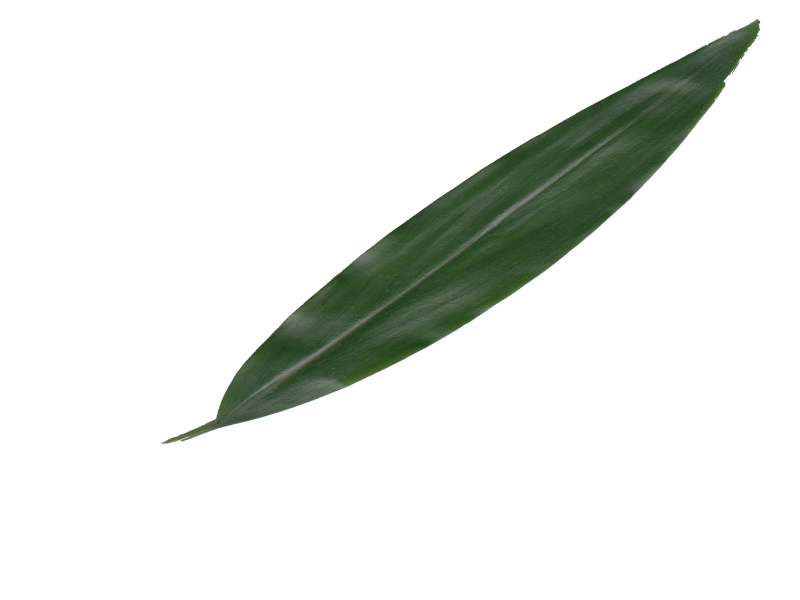
%> input picture Dataset/training/a (1).jpg, 1600 x 1200 px (shown at 1/2 size); its folder holds only this picture in this run
$ octave training.m   (GNU Octave 9; MATLAB toolbox functions it lacks are replaced by stand-ins)
%> lines starting %> are read from the running program, lines starting %| are printed output that depends on the picture; in (x1, y1, x2, y2) boxes, pixels count from 0 and x2, y2 are one past the last pixel; in counts of white or black regions, pixels touching at a corner belong together; the program's own positions count from 1
clear all;
clc;
close all;
m = 1;
srcFiles = dir('E:\Fourth\Project\training\*.jpg'); % the folder in which ur images exists
files = srcFiles;
for i = 1 : length(srcFiles)
    filename = strcat('E:\Fourth\Project\training\',srcFiles(i).name);
    rgb = imread(filename);
%> rgb is the input picture: size 1200x1600x3 uint8; mean R, G, B 231.1, 234, 230.5
    rgb=imresize(rgb,[255 255]);
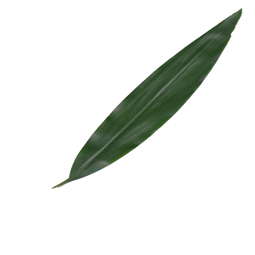
%> rgb: size 255x255x3 uint8; mean R, G, B 231.1, 233.9, 230.5
    I = rgb2hsv(rgb);
%> I: size 255x255x3 double; mean H, S, V 0.0392, 0.043, 0.917
    gray = rgb2gray(rgb);
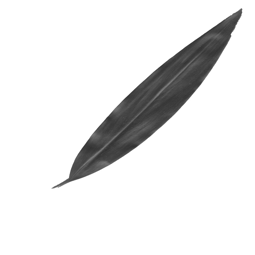
%> gray: size 255x255 uint8; min 49, max 255, mean 232.7
nn = rgb;
H = I(:, :, 1);             % hue channel.
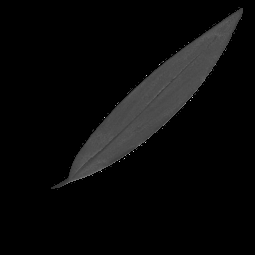
%> H: size 255x255 double; min 0, max 0.833, mean 0.0392
%figure,imshow(R);
S = I(:, :, 2);             % sat channel
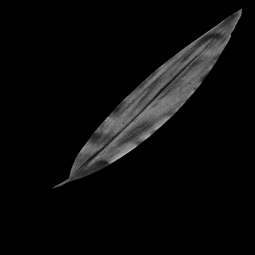
%> S: size 255x255 double; min 0, max 0.724, mean 0.043
%figure,imshow(G);
V = I(:, :, 3);             % value channel
%figure,imshow(B);
mn = rgb2gray(nn);
% mn = rgb2ycbr(n);
[T,GM] = graythresh(S);
%> T = 0.184; GM = 0.925
bw_img = im2bw(S,T);
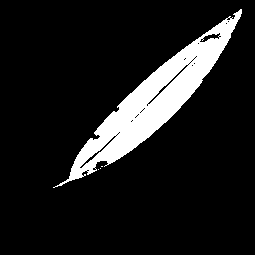
%> bw_img: size 255x255 logical; 11.3% white; 4 white regions (3 under 20 px), largest, box (x1, y1, x2, y2) and area: (53, 9, 242, 188) 7342
bw_img = im2bw(S,T);
se = strel('diamond',2);
bw_img = imdilate(bw_img,se);
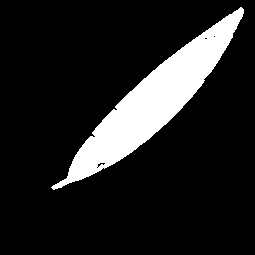
%> bw_img: size 255x255 logical; 13.3% white; 1 white region
seg_image = bw_img;
seg_im =  double(mn) .* double(seg_image);;
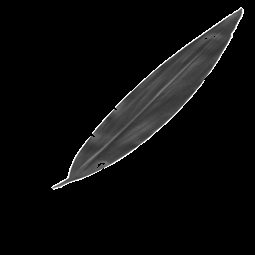
%> seg_im: size 255x255 double; min 0, max 255, mean 11.6
 figure, imshow(S);
 %figure, imshow(seg_im);


%%
%Feature Extraction Based on Shape Measurements

seg_data1 = regionprops(bw_img, 'all');
%> seg_data1 = 1 region; box (x1, y1, x2, y2), Area, Centroid, MajorAxisLength, MinorAxisLength and Eccentricity: (51, 7, 244, 190) 8620 [153.7 102.1] 238.4 46.78 0.981
     imarea = seg_data1.Area;
%> imarea = 8620
     imMinorAxisLength = seg_data1.MinorAxisLength;
%> imMinorAxisLength = 46.78
     imMajorAxisLength = seg_data1.MajorAxisLength;
%> imMajorAxisLength = 238.4
     imPerimeter = seg_data1.Perimeter;
%> imPerimeter = 556.2
    trainingmatrix(i,1) = imarea;
    trainingmatrix(i,2) = imMinorAxisLength;
    trainingmatrix(i,3) = imMajorAxisLength;
    trainingmatrix(i,4) = imPerimeter;
%     switch  imgFiles(i,1).name(1)
%          case 'a'
%             traininggroups(i,1) = {'Alpinia Galanga (Rasna)'};
%             trainingmatrixfilename(i,1) = { imgFiles(i,1).name };
%
%         case 'b'
%             traininggroups(i,1) = {'Amaranthus Viridis (Arive-Dantu)'};
%             trainingmatrixfilename(i,1) = { imgFiles(i,1).name };
%
% % 	    case 'c'
% %             traininggroups(i,1) = {'Artocarpus Heterophyllus (Jackfruit)'};
% %             trainingmatrixfilename(i,1) = { imgFiles(i,1).name };
% %
% % 	    case 'd'
% %             traininggroups(i,1) = {'Azadirachta Indica (Neem)'};
% %             trainingmatrixfilename(i,1) = { imgFiles(i,1).name };
% %
% %         case 'e'
% %             traininggroups(i,1) = {'Basella Alba (Basale))'};
% %             trainingmatrixfilename(i,1) = { imgFiles(i,1).name };
%
% % 	   case 'f'
% %             traininggroups(i,1) = {'Brassica Juncea (Indian Mustard)'};
% %             trainingmatrixfilename(i,1) = { imgFiles(i,1).name };
% %
% %        case 'g'
% %             traininggroups(i,1) = {'Carissa Carandas (Karanda)'};
% %             trainingmatrixfilename(i,1) = {imgFiles(i,1).name };
% %
% %        case 'h'
% %             traininggroups(i,1) = {'Citrus Limon (Lemon)'};
% %             trainingmatrixfilename(i,1) = { imgFiles(i,1).name };
% %
% %        case 'i'
% %             traininggroups(i,1) = {'Ficus Religiosa (Peepal Tree)'};
% %             trainingmatrixfilename(i,1) = { imgFiles(i,1).name };
% %
% %        case 'j'
% %             traininggroups(i,1) = {'Hibiscus Rosa-sinensis'};
% %             trainingmatrixfilename(i,1) = { imgFiles(i,1).name };
% %
% %        case 'k'
% %             traininggroups(i,1) = {'Jasminum (Jasmine)'};
% %             trainingmatrixfilename(i,1) = { imgFiles(i,1).name };
% %
% %        case 'l'
% %             traininggroups(i,1) = {'Mangifera Indica (Mango)'};
% %             trainingmatrixfilename(i,1) = { imgFiles(i,1).name };
% %
% %        case 'm'
% %             traininggroups(i,1) = {'Mentha (Mint)'};
% %             trainingmatrixfilename(i,1) = { imgFiles(i,1).name };
% %
% %       case 'n'
% %             traininggroups(i,1) = {'Moringa Oleifera (Drumstick)'};
% %             trainingmatrixfilename(i,1) = { imgFiles(i,1).name };
% %
% %       case 'o'
% %             traininggroups(i,1) = {'Murraya Koenigii (Curry)'};
% %             trainingmatrixfilename(i,1) = { imgFiles(i,1).name };
% %
% %       case 'p'
% %             traininggroups(i,1) = {'Nerium Oleander (Oleander)'};
% %             trainingmatrixfilename(i,1) = { imgFiles(i,1).name };
% %
% %       case 'q'
% %             traininggroups(i,1) = {'Nyctanthes Arbor-tristis (Parijata)'};
% %             trainingmatrixfilename(i,1) = { imgFiles(i,1).name };
% %
% %       case 'r'
% %             traininggroups(i,1) = {'Ocimum Tenuiflorum (Tulsi)'};
% %             trainingmatrixfilename(i,1) = { imgFiles(i,1).name };
% %
% %       case 's'
% %             traininggroups(i,1) = {'Piper Betle (Betel)'};
% %             trainingmatrixfilename(i,1) = { imgFiles(i,1).name };
% %
% %       case 't'
% %             traininggroups(i,1) = {'Trigonella Foenum-graecum (Fenugreek)'};
% %             trainingmatrixfilename(i,1) = { imgFiles(i,1).name };
% %
%         otherwise
%            traininggroups(i,1) = {'other value'};
%             disp('other value');

    switch files(i).name(1)
        case 'H'
            traininggroups(i,1) = {'Health'};
            trainingmatrixfilename(i,1) = { srcFiles(i,1).name };
        case 'D'
            traininggroups(i,1) = {'Diseased'};
            trainingmatrixfilename(i,1) = { srcFiles(i,1).name };
        otherwise
           traininggroups(i,1) = {'other value'};
            disp('other value');
    end

end

$ run again, on Dataset/training/b (1).jpg
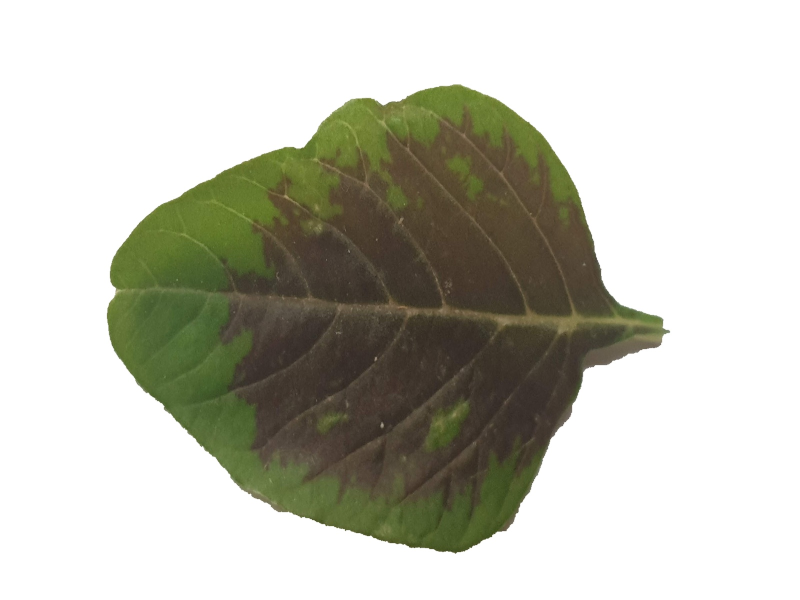
%> input picture Dataset/training/b (1).jpg, 1600 x 1200 px (shown at 1/2 size)
%> rgb is the input picture: size 1200x1600x3 uint8; mean R, G, B 194.4, 194.3, 183.2
%> rgb: size 255x255x3 uint8
%> I: size 255x255x3 double; mean H, S, V 0.0514, 0.143, 0.771
%> T = 0.2; GM = 0.891
%> `bw_img = im2bw(S,T);`:
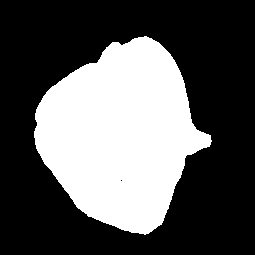
%> bw_img: size 255x255 logical; 35% white; 1 white region, box (x1, y1, x2, y2) and area: (34, 36, 212, 235) 22735
%> `seg_im =  double(mn) .* double(seg_image);;`:
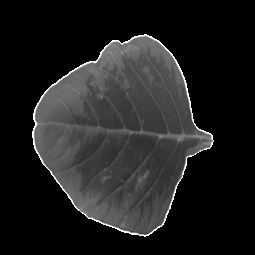
%> seg_im: size 255x255 double; min 0, max 255, mean 31.4
%> seg_data1 = 1 region; box (x1, y1, x2, y2), Area, Centroid, MajorAxisLength, MinorAxisLength and Eccentricity: (32, 34, 214, 237) 23791 [121 135.2] 191.1 162.3 0.528
%> imarea = 23791
%> imMinorAxisLength = 162.3
%> imMajorAxisLength = 191.1
%> imPerimeter = 594.3

$ run again, on Dataset/training/b (2).jpg
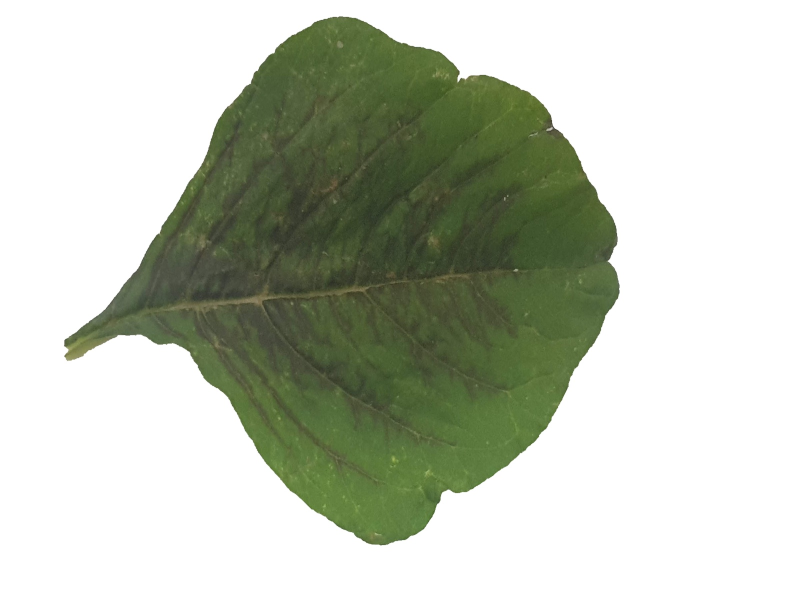
%> input picture Dataset/training/b (2).jpg, 1600 x 1200 px (shown at 1/2 size)
%> rgb is the input picture: size 1200x1600x3 uint8; mean R, G, B 192.5, 198.1, 184
%> rgb: size 255x255x3 uint8
%> I: size 255x255x3 double; mean H, S, V 0.0837, 0.145, 0.777
%> T = 0.208; GM = 0.937
%> `bw_img = im2bw(S,T);`:
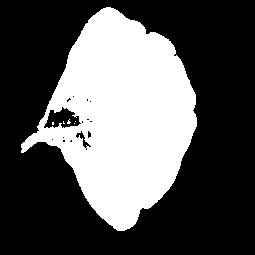
%> bw_img: size 255x255 logical; 34.5% white; 6 white regions (5 under 20 px), largest, box (x1, y1, x2, y2) and area: (21, 7, 197, 231) 22382
%> `seg_im =  double(mn) .* double(seg_image);;`:
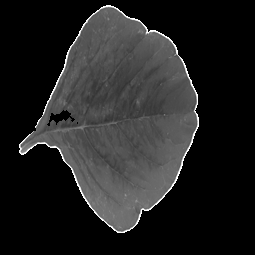
%> seg_im: size 255x255 double; min 0, max 255, mean 34.1
%> seg_data1 = 1 region; box (x1, y1, x2, y2), Area, Centroid, MajorAxisLength, MinorAxisLength and Eccentricity: (19, 5, 199, 233) 23917 [121.6 117.2] 209.8 150.6 0.696
%> imarea = 23917
%> imMinorAxisLength = 150.6
%> imMajorAxisLength = 209.8
%> imPerimeter = 642.9
